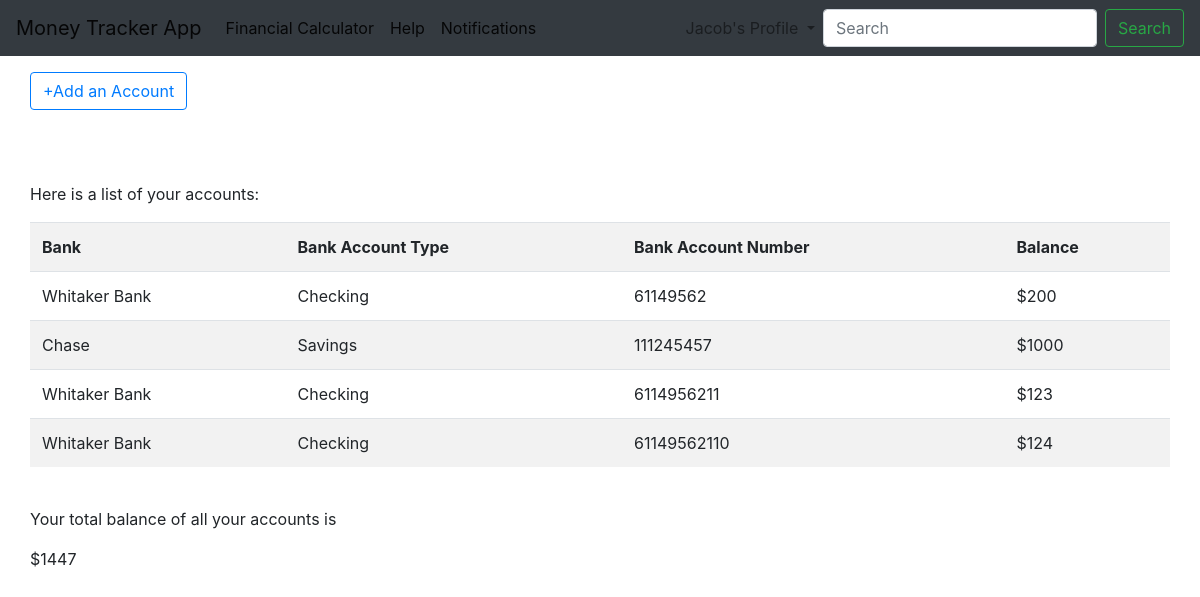
Page /account (signed in) on the earlier database version.
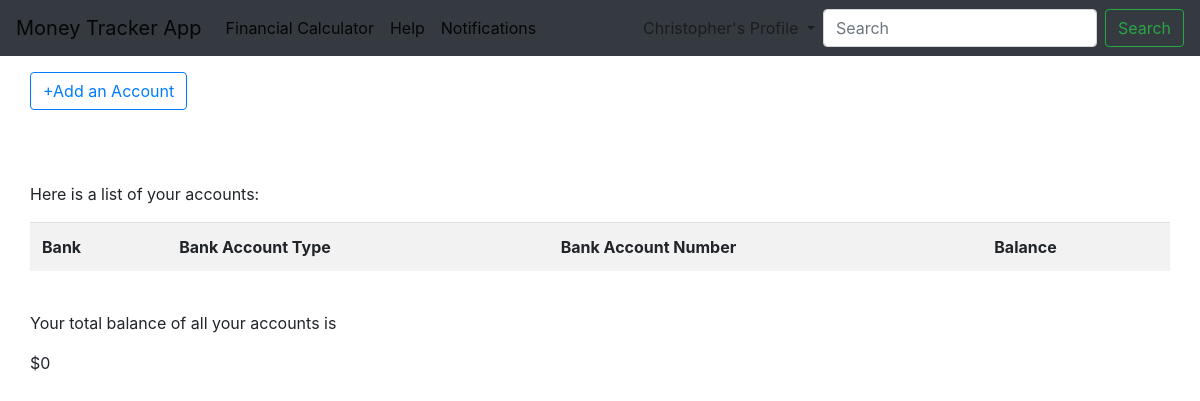
Same page on the later database version.
### models.py (models this page shows)
class User(db.Model, UserMixin):
    id = db.Column(db.Integer, primary_key=True)
    email = db.Column(db.String(200), nullable=False, unique=True)
    password = db.Column(db.String(200), nullable=False)
    first_name = db.Column(db.String(200), nullable=False)
    last_name = db.Column(db.String(200), nullable=False)
    date_created = db.Column(db.DateTime(timezone=True), default=func.now())
    paychecks = db.relationship('Paycheck', backref='user')
    accounts = db.relationship('Account', backref='user')
    expsenses = db.relationship('Expenses', backref='user')
    net_balance = db.relationship('Net_Balance', backref='user')

class Account(db.Model):
    id = db.Column(db.Integer, primary_key=True)
    bank = db.Column(db.String(200), nullable=False)
    acct_type = db.Column(db.String(200), nullable=False)
    acct_number = db.Column(db.String(200), nullable=False)
    acct_balance = db.Column(db.Integer, nullable=True)
    user_acct = db.Column(db.Integer, db.ForeignKey('user.id'))

### views.py (the view)
@views.route('/account', methods=['POST', 'GET'])
@login_required
def account():
    if request.method == 'POST':
        pass
    else:
        account = Account.query.all()
        total_acct_balances = Account.query.with_entities(Account.acct_balance).all()
        tab = sum(list(itertools.chain(*total_acct_balances)))
        print(total_acct_balances)
        print(tab)
        return render_template("account.html", user=current_user, account=account, tab=tab)

### __init__.py (called while the page is built)
def create_app():
    app = Flask(__name__)
    app.config['SECRET_KEY'] = 'udhfshdoho ijsdfoi'
    app.config['SQLALCHEMY_DATABASE_URI'] = f'sqlite:///{DB_NAME}'
    db.init_app(app)
    from .views import views
    from .auth import auth
    app.register_blueprint(views, url_prefix='/')
    app.register_blueprint(auth, url_prefix='/')
    from .models import User, Account, Paycheck, Expenses
    create_database(app)
    login_manager = LoginManager()
    login_manager.login_view = 'auth.login'
    login_manager.init_app(app)
    @login_manager.user_loader
    def load_user(id):
        return User.query.get(int(id))
    return app

### templates/account.html (shortened to what this page needs)
<!DOCTYPE html>
<html lang="en">
<head>
    <link rel="stylesheet" href="https://maxcdn.bootstrapcdn.com/bootstrap/4.0.0/css/bootstrap.min.css"
>
    <link href="{{url_for('static', filename='styles.css')}}" rel="stylesheet" >
</head>
<body>
    <nav class="navbar navbar-expand-lg navbar-light bg-dark">
        <a class="navbar-brand" href="/home">Money Tracker App</a>
        <div class="collapse navbar-collapse" id="navbarSupportedContent">
            <ul class="navbar-nav mr-auto">
                <li class="nav-item active">
                    <a class="nav-link" href="/financial-calculator">Financial Calculator</a>
                </li>
                <li class="nav-item active">
                    <a class="nav-link" href="/help">Help</a>
                </li>
                <li class="nav-item active">
                    <a class="nav-link" href="/notifications">Notifications</a>
                </li>
            </ul>
                <ul class="navbar-nav ml-auto">
                    <li class="nav-item dropdown">
                        <a class="nav-link dropdown-toggle" href="#" id="navbarDropdown" role="button" data-toggle="dropdown" aria-haspopup="true" aria-expanded="false">
                            {{user.first_name}}'s Profile
                        </a>
                    </li>
                </ul>
            <form class="form-inline my-2 my-lg-0">
                <input class="form-control mr-sm-2" type="search" placeholder="Search" aria-label="Search">
                <button class="btn btn-outline-success my-2 my-sm-0" type="submit">Search</button>
            </form>
        </div>
    </nav>
    <div class="container-fluid pt-3">
        <div class="container-fluid">
            <a  href="/add-account" class="btn btn-outline-primary btn-link" type="button">+Add an Account</a>
            <br/><br/><br/><br/>
            <p>Here is a list of your accounts:</p>
            <table class="table table-striped">
                <tr>
                    <th>Bank</th>
                    <th>Bank Account Type</th>
                    <th>Bank Account Number</th>
                    <th>Balance</th>
                </tr>
                {% for account in account %}
                    <tr>
                        <td>{{account.bank}}</td>
                        <td>{{account.acct_type}}</td>
                        <td>{{account.acct_number}}</td>
                        <td>${{account.acct_balance}}</td>
                    </tr>
                {% endfor %}
            </table>
            <br/>
            <p>Your total balance of all your accounts is</p>
            ${{tab}}
        <br/>
    </div>
</body>
</html>

Differences in the rows shown:
removed Account: bank "Whitaker Bank", acct_type "Checking", acct_number "61149562", acct_balance "200"
removed Account: bank "Chase", acct_type "Savings", acct_number "111245457", acct_balance "1000"
removed Account: bank "Whitaker Bank", acct_type "Checking", acct_number "6114956211", acct_balance "123"
removed Account: bank "Whitaker Bank", acct_type "Checking", acct_number "61149562110", acct_balance "124"
changed User: first_name "Jacob" → "Christopher"
Other differences:
{{ tab }}: "1447" → "0"
